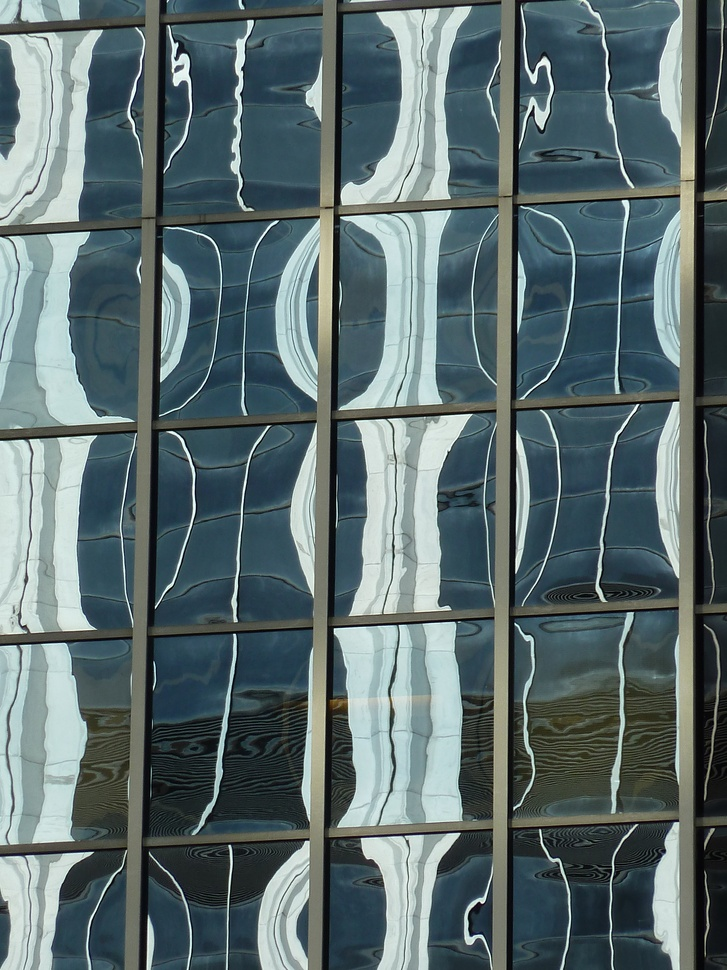
#> input picture flatness_detection/detection/test.jpg, 727 x 970 px, shrunk from 1920 x 2560 before the run
$ python -i segment.py   (imports and definitions only)
#> lines starting #> are read from the running program, lines starting #| are printed output that depends on the picture; after the words box and inside, x2 and y2 are one past the last pixel; in counts of white or black regions, pixels touching at a corner belong together
#> further down, picture is the input picture: shape (970, 727, 3); mean B, G, R 110.3, 108.3, 91.6
import cv2
import numpy as np
from PIL import Image
import os

def extract_white_regions(black_white_image):
    """
    从黑白图中提取白色区域的轮廓。
    """
    # 确保图像是灰度图，如果是彩色图像则转换为灰度图
    if len(black_white_image.shape) == 3:
        gray = cv2.cvtColor(black_white_image, cv2.COLOR_BGR2GRAY)
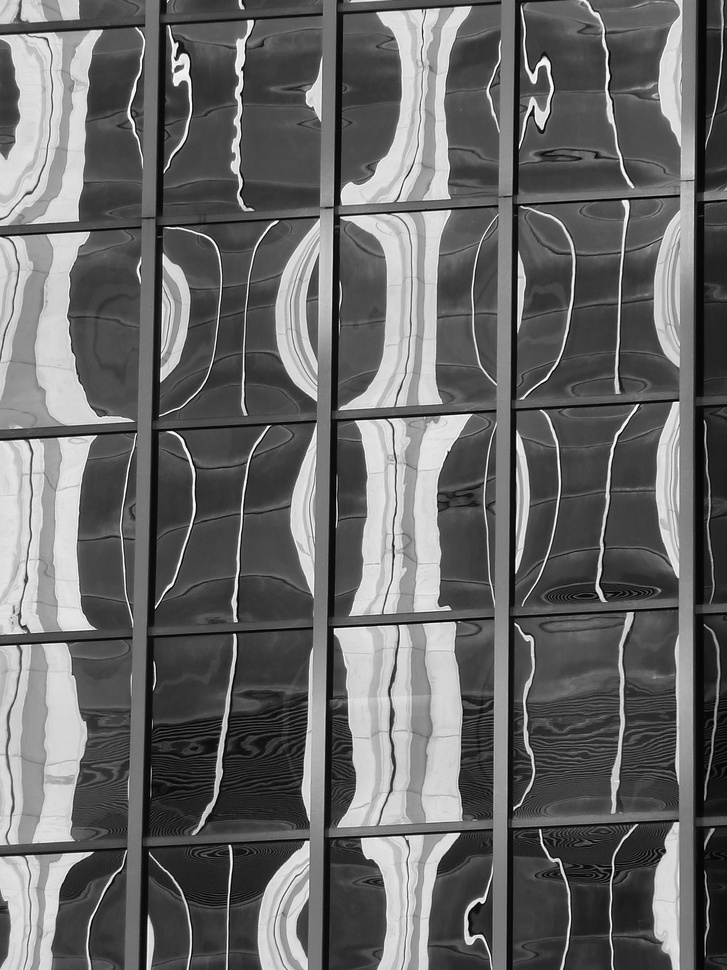
#> gray: shape (970, 727); min 0, max 254, mean 103.5
    else:
        gray = black_white_image

    # 使用阈值将图像二值化：白色部分为255，其他部分为0
    _, thresh = cv2.threshold(gray, 200, 255, cv2.THRESH_BINARY)
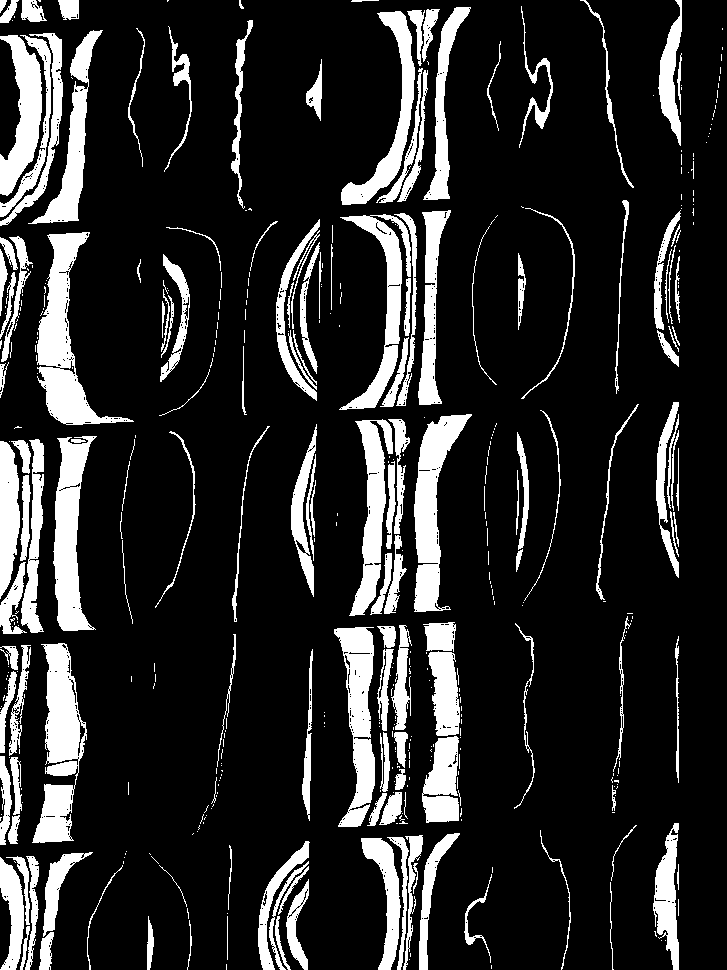
#> thresh: shape (970, 727); 16.5% white; 451 white regions (296 under 20 px)

    # 查找白色区域的轮廓
    contours, _ = cv2.findContours(thresh, cv2.RETR_EXTERNAL, cv2.CHAIN_APPROX_SIMPLE)
#> contours = 450 contours, 317 with area under 20; largest, box (x1, y1, x2, y2) and area: (37, 232, 134, 425) 5769, (32, 643, 87, 843) 5474, (414, 414, 472, 612) 4622, (53, 436, 97, 631) 4414, (334, 627, 375, 827) 4203

    return contours

# [48 lines left out: functions expand_bounding_box, segment_from_original_image, save_segments, not called in this run]

# def main():
#     # 加载黑白图和原图
#     black_white_image = np.array(Image.open("/root/CVPR2020_GDNet/results/Test/GDNet_200/10002..png"))
#     original_image = np.array(Image.open("/root/CVPR2020_GDNet/Test/test/image/10002.jpeg"))
#
#     # 提取黑白图中的白色区域轮廓
#     contours = extract_white_regions(black_white_image)
#
#     # 根据轮廓从原图中分割出相应区域
#     segments = segment_from_original_image(original_image, contours)
#
#     # 保存分割后的区域
#     save_segments(segments, "output_segments/"+"10002", "original_image")
#
# if __name__ == "__main__":
#     main()

>>> import cv2
>>> picture = cv2.imread('detection/test.jpg')
>>> result = extract_white_regions(picture)
#> result has the same summary as contours in extract_white_regions
